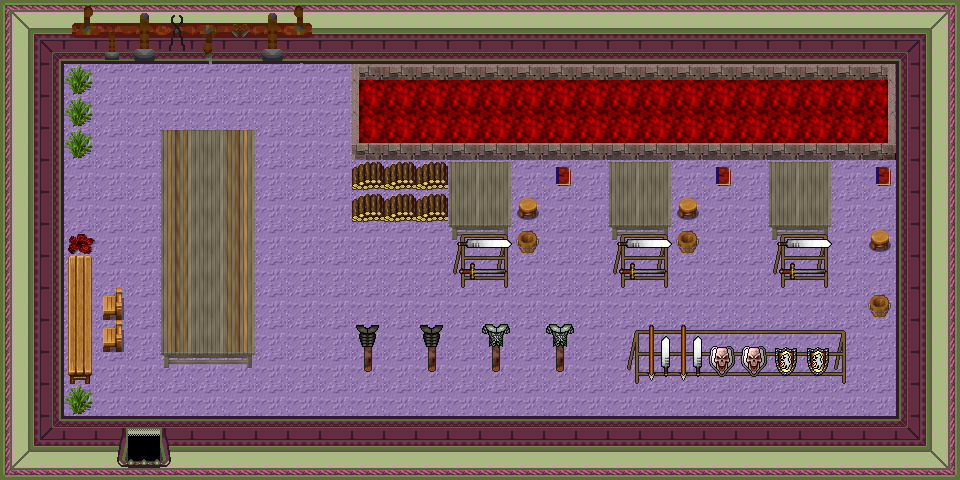

A 2D game scene composited from a Tiled map and its tileset images. What follows is a short description and the map's XML, with each tile layer's data collapsed to a summary:
An orthogonal 30x15 tile map with 32x32 px tiles, 5 tile layers (0_floor, 1_terrain, 2_object, 3_roof, ...), 3 hidden layers not drawn, 24 tilesets.

<map version="1.0" tiledversion="1.1.3" orientation="orthogonal" renderorder="right-down" width="30" height="15" tilewidth="32" tileheight="32" infinite="0" nextobjectid="1">
 <tileset firstgid="1" name="../../tileset/furniture/carpet/lilac.png" tilewidth="32" tileheight="32" tilecount="3" columns="3">
  <image source="../../tileset/furniture/carpet/lilac.png" trans="ff00ff" width="96" height="32" />
 </tileset>
 <tileset firstgid="4" name="../../tileset/furniture/carpet/black_grey.png" tilewidth="32" tileheight="32" tilecount="2" columns="2">
  <image source="../../tileset/furniture/carpet/black_grey.png" trans="ff00ff" width="64" height="32" />
 </tileset>
 <tileset firstgid="6" name="../../tileset/building/wall/int_green_purple.png" tilewidth="32" tileheight="32" tilecount="28" columns="4">
  <image source="../../tileset/building/wall/int_green_purple.png" width="128" height="224" />
 </tileset>
 <tileset firstgid="34" name="../../tileset/building/entrance/green_purple_ns_ew.png" tilewidth="32" tileheight="32" tilecount="28" columns="4">
  <image source="../../tileset/building/entrance/green_purple_ns_ew.png" width="128" height="224" />
 </tileset>
 <tileset firstgid="62" name="../../tileset/ground/fire/fire.png" tilewidth="32" tileheight="32" tilecount="27" columns="3">
  <image source="../../tileset/ground/fire/fire.png" width="96" height="288" />
 </tileset>
 <tileset firstgid="89" name="../../tileset/building/decoration/toolset.png" tilewidth="32" tileheight="32" tilecount="18" columns="9">
  <image source="../../tileset/building/decoration/toolset.png" width="288" height="64" />
 </tileset>
 <tileset firstgid="107" name="../../tileset/plant/bush/various_small.png" tilewidth="32" tileheight="32" tilecount="9" columns="3">
  <image source="../../tileset/plant/bush/various_small.png" trans="ff00ff" width="96" height="96" />
 </tileset>
 <tileset firstgid="116" name="../../tileset/plant/bush/bushes.png" tilewidth="32" tileheight="32" tilecount="10" columns="5">
  <image source="../../tileset/plant/bush/bushes.png" trans="ffffff" width="160" height="64" />
 </tileset>
 <tileset firstgid="126" name="../../tileset/furniture/table/long_front_on.png" tilewidth="32" tileheight="32" tilecount="3" columns="1">
  <image source="../../tileset/furniture/table/long_front_on.png" width="32" height="96" />
 </tileset>
 <tileset firstgid="129" name="../../tileset/furniture/chair/wooden_pale.png" tilewidth="32" tileheight="32" tilecount="4" columns="2">
  <image source="../../tileset/furniture/chair/wooden_pale.png" width="64" height="64" />
 </tileset>
 <tileset firstgid="133" name="../../tileset/furniture/table/grey_fancy.png" tilewidth="32" tileheight="32" tilecount="9" columns="3">
  <image source="../../tileset/furniture/table/grey_fancy.png" width="96" height="96" />
 </tileset>
 <tileset firstgid="142" name="../../tileset/furniture/table/grey_plain.png" tilewidth="32" tileheight="32" tilecount="9" columns="3">
  <image source="../../tileset/furniture/table/grey_plain.png" width="96" height="96" />
 </tileset>
 <tileset firstgid="151" name="../../tileset/building/decoration/fireplace_2.png" tilewidth="32" tileheight="32" tilecount="9" columns="3">
  <image source="../../tileset/building/decoration/fireplace_2.png" width="96" height="96" />
 </tileset>
 <tileset firstgid="160" name="../../tileset/furniture/other/stick.png" tilewidth="32" tileheight="32" tilecount="2" columns="1">
  <image source="../../tileset/furniture/other/stick.png" width="32" height="64" />
 </tileset>
 <tileset firstgid="162" name="../../tileset/item/armor/sword_rack.png" tilewidth="32" tileheight="32" tilecount="4" columns="2">
  <image source="../../tileset/item/armor/sword_rack.png" width="64" height="64" />
 </tileset>
 <tileset firstgid="166" name="../../tileset/furniture/chair/stool.png" tilewidth="32" tileheight="32" tilecount="1" columns="1">
  <image source="../../tileset/furniture/chair/stool.png" width="32" height="32" />
 </tileset>
 <tileset firstgid="167" name="../../tileset/item/pot/barrel.png" tilewidth="32" tileheight="32" tilecount="2" columns="1">
  <image source="../../tileset/item/pot/barrel.png" width="32" height="64" />
 </tileset>
 <tileset firstgid="169" name="../../tileset/item/documents/book.png" tilewidth="32" tileheight="32" tilecount="4" columns="2">
  <image source="../../tileset/item/documents/book.png" width="64" height="64" />
 </tileset>
 <tileset firstgid="173" name="../../tileset/item/armor/weapons_rack.png" tilewidth="32" tileheight="32" tilecount="18" columns="9">
  <image source="../../tileset/item/armor/weapons_rack.png" width="288" height="64" />
 </tileset>
 <tileset firstgid="191" name="../../tileset/item/armor/armor.png" tilewidth="32" tileheight="32" tilecount="4" columns="4">
  <image source="../../tileset/item/armor/armor.png" width="128" height="32" />
 </tileset>
 <tileset firstgid="195" name="logic/portal" tilewidth="32" tileheight="32" tilecount="7" columns="7">
  <image source="../../tileset/logic/portal.png" width="224" height="32" />
 </tileset>
 <tileset firstgid="202" name="logic/creature/elf" tilewidth="32" tileheight="32" tilecount="10" columns="10">
  <image source="../../tileset/logic/creature/elf.png" width="320" height="32" />
 </tileset>
 <tileset firstgid="212" name="logic/collision" tilewidth="32" tileheight="32" tilecount="1" columns="1">
  <image source="../../tileset/logic/collision.png" width="32" height="32" />
 </tileset>
 <tileset firstgid="213" name="item/firewood" tilewidth="32" tileheight="32" tilecount="12" columns="3">
  <image source="../../tileset/item/firewood.png" width="96" height="128" />
 </tileset>
 <layer name="0_floor" width="30" height="15">
  <data>[450 cells, 450 non-empty, 2 distinct tile ids]</data>
 </layer>
 <layer name="1_terrain" width="30" height="15">
  <data>[450 cells, 221 non-empty, 28 distinct tile ids]</data>
 </layer>
 <layer name="2_object" width="30" height="15">
  <data>[450 cells, 132 non-empty, 56 distinct tile ids]</data>
 </layer>
 <layer name="3_roof" width="30" height="15">
  <data>[450 cells, 23 non-empty, 13 distinct tile ids]</data>
 </layer>
 <layer name="4_roof_add" width="30" height="15">
  <data>[450 cells, 4 non-empty, 2 distinct tile ids]</data>
 </layer>
 <layer name="objects" width="30" height="15" visible="0">
  <data>[450 cells, 5 non-empty, 3 distinct tile ids]</data>
 </layer>
 <layer name="collision" width="30" height="15" visible="0" opacity="0.37">
  <data>[450 cells, 292 non-empty, 1 distinct tile ids]</data>
 </layer>
 <layer name="protection" width="30" height="15" visible="0">
  <data>[450 cells, 0 non-empty, 0 distinct tile ids]</data>
 </layer>
</map>
